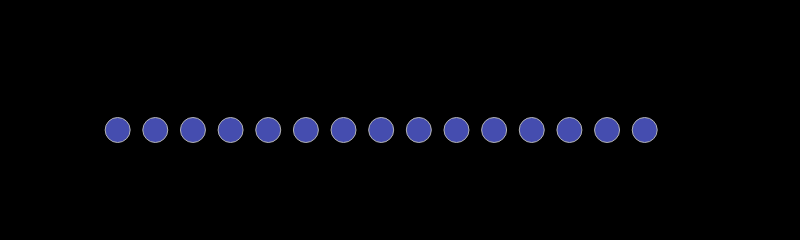

The notebook cell this image was saved under:
### Code cell
import plotly.graph_objects as go
from codeassets import graph_config, graph_backgrounds, create_loading_figure

revgraph = go.Figure()

yaxis = [0] * 15
xaxis = list(range(1, 16))
size = [25] * 15

revgraph.add_trace(go.Scatter(
    x=xaxis,
    y=yaxis,
    mode='markers',
    marker=dict(size=size)
))



revgraph.update_layout(
    width=800,
    height=200,
    xaxis=dict(
        showline=False,
        showticklabels=False,
        showgrid=False,
        zeroline=False
    ),
    yaxis=dict(
        showline=False,
        showticklabels=False,
        showgrid=False,
        zeroline=False
    ),
    autosize=False,
    xaxis_range=[0, 17],
    **graph_backgrounds,
)

### Figure 1 — Plotly figure (JSON) as saved in the notebook; plotly's stock layout.template omitted (floating-point values rounded to 4 significant figures)
{"data": [{"marker": {"size": [25, 25, 25, 25, 25, 25, 25, 25, 25, 25, 25, 25, 25, 25, 25]}, "mode": "markers", "type": "scatter", "x": [1, 2, 3, 4, 5, 6, 7, 8, 9, 10, 11, 12, 13, 14, 15], "y": [0, 0, 0, 0, 0, 0, 0, 0, 0, 0, 0, 0, 0, 0, 0]}], "layout": {"autosize": false, "height": 200, "paper_bgcolor": "black", "plot_bgcolor": "rgba(0,0,0,0)", "width": 800, "xaxis": {"range": [0, 17], "showgrid": false, "showline": false, "showticklabels": false, "zeroline": false}, "yaxis": {"showgrid": false, "showline": false, "showticklabels": false, "zeroline": false}}}
